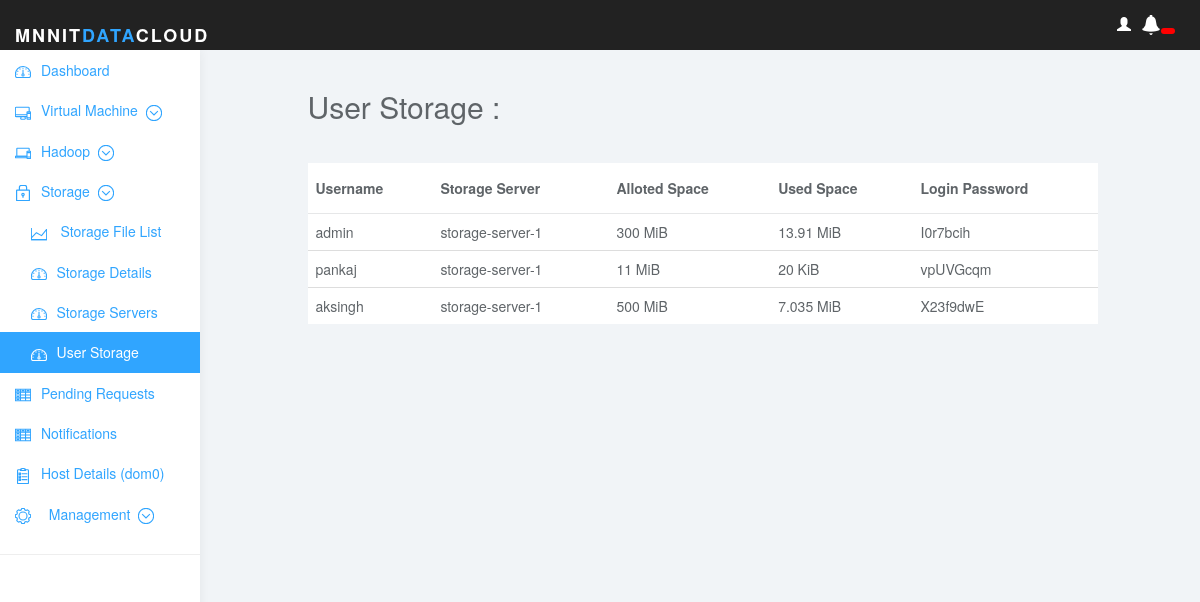
/user_storage.php (signed in), run on an earlier commit of the app's database.
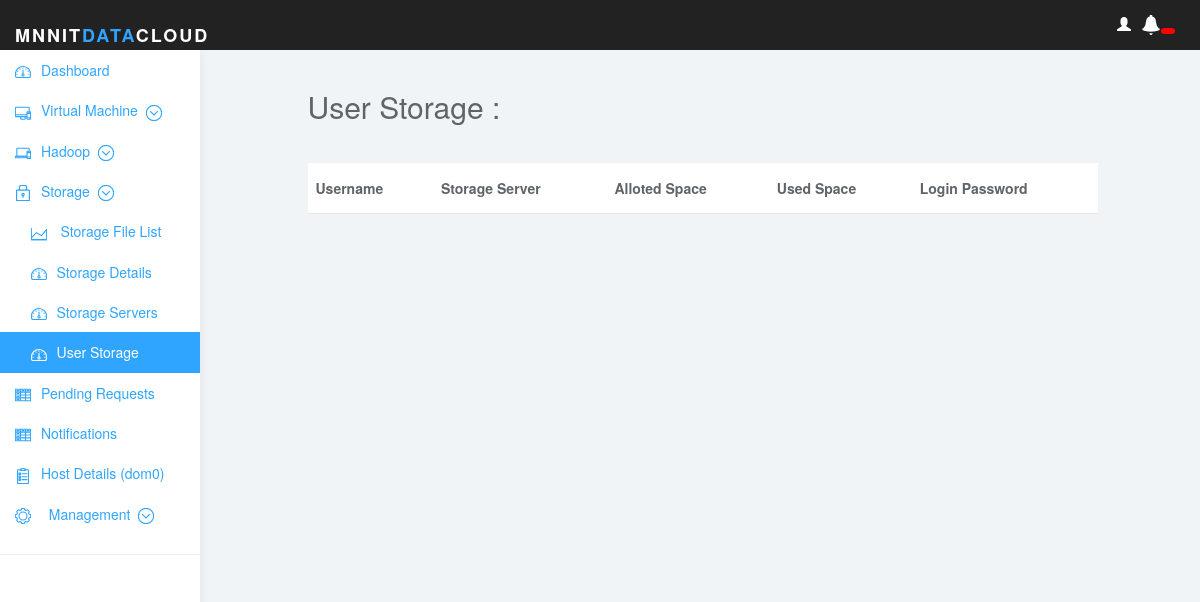
And on a later commit of the database.
### tables this page shows
CREATE TABLE `user_storage` (
  `username` varchar(15) DEFAULT NULL,
  `storage_server` varchar(16) DEFAULT NULL,
  `alloted_space` int(11) DEFAULT NULL,
  `used_space` int(11) DEFAULT NULL,
  `login_password` varchar(25) DEFAULT NULL
);

### db_connect.php (called while the page is built, shortened)
<?php
    function ExecuteQuery($stmt,$params){
        try{
            $result = $stmt->execute($params);
           	return $result;
        } catch(PDOException $ex) {
            return false;
        }
    }
    function PrepareQuery($db,$query){
        try{
            return $db->prepare($query);
        }catch(PDOException $ex){
            return false;
        }
    }
    function getMemoryString($data){
        $size = array("KiB", "MiB", "GiB", "TiB");
        $div = 1;
        $i = 0;
        while($data/$div >= 1024){
            $div = $div*1024;
            $i = $i + 1;
        }
        return round((float)$data/$div, 3)." ".$size[$i];
    }
?>

### user_storage.php (the view, shortened to what this page needs)
<?php
    require 'header.php';
  require 'db_connect.php';
?>
<div class="row">
    <div class="col-sm-3">
      <?php include 'navigation_bar.php'; ?>
    </div>
    <div class="col-sm-8">
    <br>
    <?php
  $db=getDBConnection();
  $query = "
      SELECT * FROM `user_storage`";
  $param = array();
  $stmt = prepareQuery($db,$query);
  executeQuery($stmt,$param);
?>
      <h2> User Storage : </h2><br>
      <table class="table">
          <thead class="thead-inverse">
            <tr>
                <th>Username</th>
                <th>Storage Server</th>
                <th>Alloted Space</th>
                <th>Used Space</th>
                <th>Login Password</th>
            </tr>
          </thead>
          <tbody>
              <?php
                while($row=$stmt->fetch()){
                    echo '
                    <tr>';
                      echo '<td>'.$row['username'].'</td>';
                      echo '
                      <td>'.$row['storage_server'].'</td>
                      <td>'.getMemoryString($row['alloted_space']).'</td>
                      <td>'.getMemoryString($row['used_space']).'</td>
                      <td>'.$row['login_password'].'</td>';
                  echo '</tr>';
              }
            ?>
          </tbody>
      </table>
      </div>
    <div class="col-sm-1">
    </div>
</div>

What changed in the data, as far as the page shows it:
removed user_storage: username "admin", storage_server "storage-server-1", alloted_space "300 MiB", used_space "13.91 MiB", login_password "I0r7bcih"
removed user_storage: username "pankaj", storage_server "storage-server-1", alloted_space "11 MiB", used_space "20 KiB", login_password "vpUVGcqm"
removed user_storage: username "aksingh", storage_server "storage-server-1", alloted_space "500 MiB", used_space "7.035 MiB", login_password "X23f9dwE"
